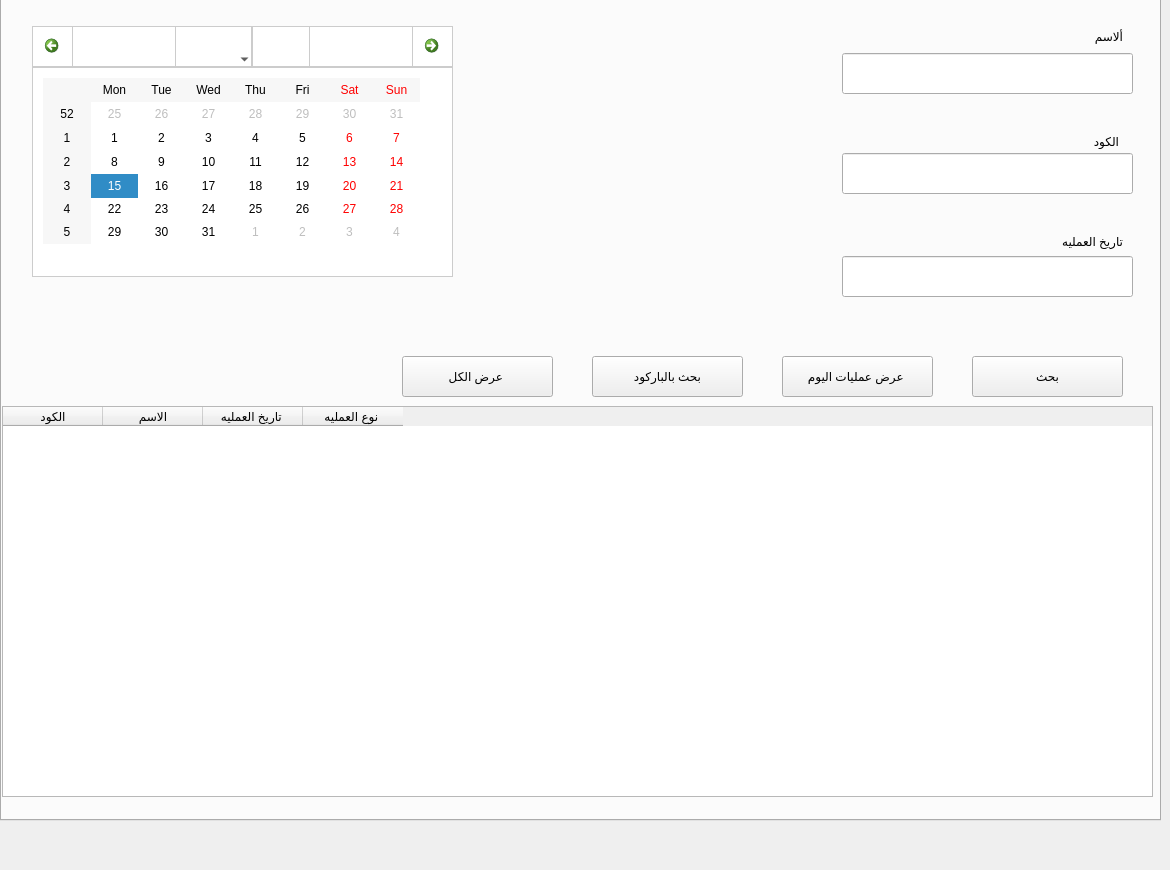
   <widget class="QWidget" name="tab_3">
    <attribute name="title">
     <string>السجل</string>
    </attribute>
    <widget class="QTabWidget" name="History_tab">
     <property name="geometry">
      <rect>
       <x>0</x>
       <y>-40</y>
       <width>1161</width>
       <height>861</height>
      </rect>
     </property>
     <property name="styleSheet">
      <string notr="true"/>
     </property>
     <property name="currentIndex">
      <number>0</number>
     </property>
     <widget class="QWidget" name="men_gym_3">
      <attribute name="title">
       <string>جيم رجال</string>
      </attribute>
      <widget class="QTableWidget" name="tableWidget_10">
       <property name="geometry">
        <rect>
         <x>0</x>
         <y>420</y>
         <width>1151</width>
         <height>391</height>
        </rect>
       </property>
       <property name="styleSheet">
        <string notr="true"/>
       </property>
       <property name="sizeAdjustPolicy">
        <enum>QAbstractScrollArea::AdjustToContents</enum>
       </property>
       <property name="verticalScrollMode">
        <enum>QAbstractItemView::ScrollPerPixel</enum>
       </property>
       <property name="horizontalScrollMode">
        <enum>QAbstractItemView::ScrollPerPixel</enum>
       </property>
       <column>
        <property name="text">
         <string>الكود</string>
        </property>
       </column>
       <column>
        <property name="text">
         <string>الاسم</string>
        </property>
       </column>
       <column>
        <property name="text">
         <string>تاريخ العمليه </string>
        </property>
       </column>
       <column>
        <property name="text">
         <string>نوع العمليه </string>
        </property>
       </column>
      </widget>
      <widget class="QPushButton" name="subscription_History_search_btn">
       <property name="geometry">
        <rect>
         <x>970</x>
         <y>370</y>
         <width>151</width>
         <height>41</height>
        </rect>
       </property>
       <property name="text">
        <string>بحث</string>
       </property>
      </widget>
      <widget class="QPushButton" name="subscription_History_QRsearch_btn">
       <property name="geometry">
        <rect>
         <x>590</x>
         <y>370</y>
         <width>151</width>
         <height>41</height>
        </rect>
       </property>
       <property name="text">
        <string>بحث بالباركود</string>
       </property>
      </widget>
      <widget class="QCalendarWidget" name="calendarWidget_4">
       <property name="geometry">
        <rect>
         <x>30</x>
         <y>40</y>
         <width>421</width>
         <height>251</height>
        </rect>
       </property>
       <property name="styleSheet">
        <string notr="true">QWidget {
  background-color: #ffffff;
  border: 1px solid #ccc;
  padding: 10px;
}

QLabel {
  font-size: 16px;
  font-family: sans-serif;
  color: #333;
}

QPushButton {
  background-color: #444;
  color: #ffffff;
  border: 1px solid #ccc;
  padding: 10px;
  border-radius: 5px;
}

QPushButton:hover {
  background-color: #666;
}


QComboBox {
 

  background-color: #ffffff;
  border: 1px solid #ccc;
  padding: 10px;
  border-radius: 5px;
}

QComboBox:hover {
  background-color: #eeeeee;
}
</string>
       </property>
      </widget>
      <widget class="QLineEdit" name="subscription_History_processdate_line">
       <property name="geometry">
        <rect>
         <x>840</x>
         <y>270</y>
         <width>291</width>
         <height>41</height>
        </rect>
       </property>
       <property name="styleSheet">
        <string notr="true"/>
       </property>
       <property name="text">
        <string/>
       </property>
       <property name="readOnly">
        <bool>false</bool>
       </property>
      </widget>
      <widget class="QLabel" name="label_59">
       <property name="geometry">
        <rect>
         <x>1010</x>
         <y>240</y>
         <width>111</width>
         <height>31</height>
        </rect>
       </property>
       <property name="text">
        <string>تاريخ العمليه </string>
       </property>
      </widget>
      <widget class="QLineEdit" name="subscription_History_code_line7">
       <property name="geometry">
        <rect>
         <x>840</x>
         <y>167</y>
         <width>291</width>
         <height>41</height>
        </rect>
       </property>
       <property name="styleSheet">
        <string notr="true"/>
       </property>
       <property name="text">
        <string/>
       </property>
      </widget>
      <widget class="QLabel" name="label_72">
       <property name="geometry">
        <rect>
         <x>1070</x>
         <y>40</y>
         <width>51</width>
         <height>20</height>
        </rect>
       </property>
       <property name="text">
        <string>ألاسم</string>
       </property>
      </widget>
      <widget class="QLineEdit" name="subscription_History_name_line">
       <property name="geometry">
        <rect>
         <x>840</x>
         <y>67</y>
         <width>291</width>
         <height>41</height>
        </rect>
       </property>
       <property name="styleSheet">
        <string notr="true"/>
       </property>
       <property name="text">
        <string/>
       </property>
      </widget>
      <widget class="QLabel" name="label_73">
       <property name="geometry">
        <rect>
         <x>1070</x>
         <y>147</y>
         <width>47</width>
         <height>16</height>
        </rect>
       </property>
       <property name="text">
        <string>الكود</string>
       </property>
      </widget>
      <widget class="QPushButton" name="subscription_History_show_today_process_btn">
       <property name="geometry">
        <rect>
         <x>780</x>
         <y>370</y>
         <width>151</width>
         <height>41</height>
        </rect>
       </property>
       <property name="text">
        <string>عرض عمليات اليوم </string>
       </property>
      </widget>
      <widget class="QPushButton" name="subscription_History_showall_process_btn">
       <property name="geometry">
        <rect>
         <x>400</x>
         <y>370</y>
         <width>151</width>
         <height>41</height>
        </rect>
       </property>
       <property name="text">
        <string>عرض الكل </string>
       </property>
      </widget>
     </widget>
    </widget>
   </widget>
